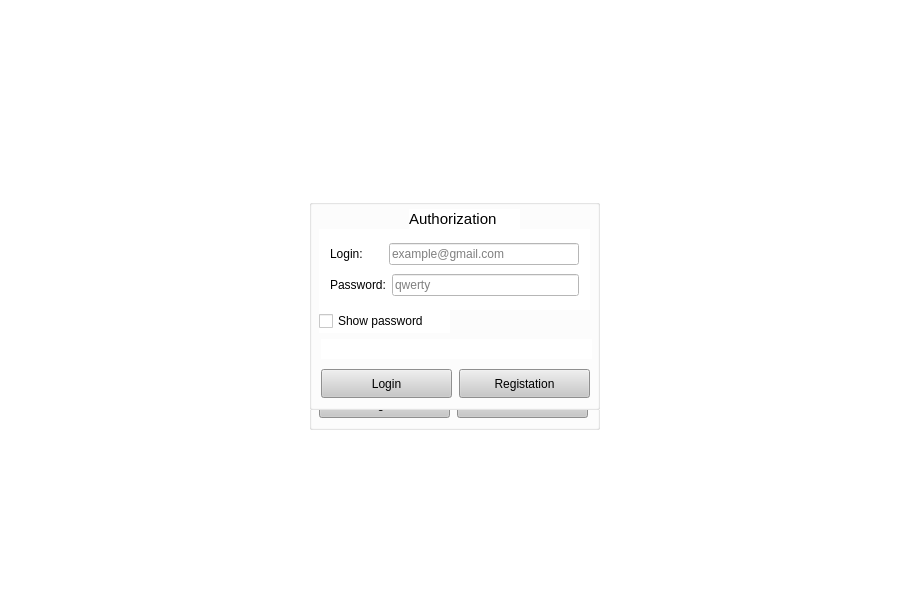
<?xml version="1.0" encoding="UTF-8"?>
<ui version="4.0">
 <class>MainWindow</class>
 <widget class="QMainWindow" name="MainWindow">
  <property name="geometry">
   <rect>
    <x>0</x>
    <y>0</y>
    <width>922</width>
    <height>599</height>
   </rect>
  </property>
  <property name="minimumSize">
   <size>
    <width>922</width>
    <height>599</height>
   </size>
  </property>
  <property name="maximumSize">
   <size>
    <width>922</width>
    <height>599</height>
   </size>
  </property>
  <property name="windowTitle">
   <string>Noted</string>
  </property>
  <property name="windowIcon">
   <iconset>
    <normaloff>../build-Noted-Desktop_Qt_6_3_2_MinGW_64_bit-Debug/debug/2109008.png</normaloff>../build-Noted-Desktop_Qt_6_3_2_MinGW_64_bit-Debug/debug/2109008.png</iconset>
  </property>
  <widget class="QWidget" name="centralWidget">
   <widget class="Line" name="horLine">
    <property name="geometry">
     <rect>
      <x>0</x>
      <y>270</y>
      <width>241</width>
      <height>16</height>
     </rect>
    </property>
    <property name="frameShadow">
     <enum>QFrame::Plain</enum>
    </property>
    <property name="lineWidth">
     <number>2</number>
    </property>
    <property name="midLineWidth">
     <number>1</number>
    </property>
    <property name="orientation">
     <enum>Qt::Horizontal</enum>
    </property>
   </widget>
   <widget class="Line" name="vertLine">
    <property name="geometry">
     <rect>
      <x>230</x>
      <y>-10</y>
      <width>20</width>
      <height>611</height>
     </rect>
    </property>
    <property name="frameShadow">
     <enum>QFrame::Plain</enum>
    </property>
    <property name="lineWidth">
     <number>2</number>
    </property>
    <property name="midLineWidth">
     <number>2</number>
    </property>
    <property name="orientation">
     <enum>Qt::Vertical</enum>
    </property>
   </widget>
   <widget class="QListWidget" name="noteList">
    <property name="geometry">
     <rect>
      <x>270</x>
      <y>60</y>
      <width>631</width>
      <height>481</height>
     </rect>
    </property>
    <property name="font">
     <font>
      <pointsize>12</pointsize>
     </font>
    </property>
    <property name="styleSheet">
     <string notr="true">background-color: rgb(240, 240, 240);</string>
    </property>
    <property name="frameShape">
     <enum>QFrame::NoFrame</enum>
    </property>
    <property name="frameShadow">
     <enum>QFrame::Raised</enum>
    </property>
   </widget>
   <widget class="QToolButton" name="toolButton">
    <property name="geometry">
     <rect>
      <x>860</x>
      <y>24</y>
      <width>41</width>
      <height>31</height>
     </rect>
    </property>
    <property name="font">
     <font>
      <pointsize>12</pointsize>
     </font>
    </property>
    <property name="text">
     <string>...</string>
    </property>
   </widget>
   <widget class="QLabel" name="listName">
    <property name="geometry">
     <rect>
      <x>270</x>
      <y>24</y>
      <width>631</width>
      <height>31</height>
     </rect>
    </property>
    <property name="font">
     <font>
      <pointsize>12</pointsize>
      <underline>false</underline>
     </font>
    </property>
    <property name="layoutDirection">
     <enum>Qt::LeftToRight</enum>
    </property>
    <property name="text">
     <string>List Name</string>
    </property>
    <property name="alignment">
     <set>Qt::AlignCenter</set>
    </property>
   </widget>
   <widget class="QPushButton" name="addNote">
    <property name="geometry">
     <rect>
      <x>270</x>
      <y>560</y>
      <width>311</width>
      <height>31</height>
     </rect>
    </property>
    <property name="font">
     <font>
      <pointsize>12</pointsize>
     </font>
    </property>
    <property name="text">
     <string>Add Note</string>
    </property>
   </widget>
   <widget class="QPushButton" name="addType">
    <property name="geometry">
     <rect>
      <x>18</x>
      <y>560</y>
      <width>101</width>
      <height>31</height>
     </rect>
    </property>
    <property name="font">
     <font>
      <pointsize>12</pointsize>
     </font>
    </property>
    <property name="text">
     <string>   Create list</string>
    </property>
   </widget>
   <widget class="QPushButton" name="complTasks">
    <property name="geometry">
     <rect>
      <x>20</x>
      <y>232</y>
      <width>201</width>
      <height>31</height>
     </rect>
    </property>
    <property name="font">
     <font>
      <pointsize>12</pointsize>
     </font>
    </property>
    <property name="text">
     <string>Completed Tasks</string>
    </property>
   </widget>
   <widget class="QPushButton" name="planT">
    <property name="geometry">
     <rect>
      <x>20</x>
      <y>190</y>
      <width>201</width>
      <height>31</height>
     </rect>
    </property>
    <property name="font">
     <font>
      <pointsize>12</pointsize>
     </font>
    </property>
    <property name="text">
     <string>Planned Tasks</string>
    </property>
   </widget>
   <widget class="QPushButton" name="impT">
    <property name="geometry">
     <rect>
      <x>20</x>
      <y>150</y>
      <width>201</width>
      <height>31</height>
     </rect>
    </property>
    <property name="font">
     <font>
      <pointsize>12</pointsize>
     </font>
    </property>
    <property name="text">
     <string>Important Tasks</string>
    </property>
   </widget>
   <widget class="QPushButton" name="dayT">
    <property name="geometry">
     <rect>
      <x>20</x>
      <y>112</y>
      <width>201</width>
      <height>31</height>
     </rect>
    </property>
    <property name="font">
     <font>
      <pointsize>12</pointsize>
     </font>
    </property>
    <property name="text">
     <string>Daily Tasks</string>
    </property>
   </widget>
   <widget class="QLabel" name="userName">
    <property name="geometry">
     <rect>
      <x>20</x>
      <y>70</y>
      <width>201</width>
      <height>31</height>
     </rect>
    </property>
    <property name="font">
     <font>
      <pointsize>10</pointsize>
     </font>
    </property>
    <property name="text">
     <string>User Name</string>
    </property>
   </widget>
   <widget class="QPushButton" name="editButton">
    <property name="geometry">
     <rect>
      <x>270</x>
      <y>560</y>
      <width>271</width>
      <height>31</height>
     </rect>
    </property>
    <property name="font">
     <font>
      <pointsize>12</pointsize>
     </font>
    </property>
    <property name="text">
     <string>Edit</string>
    </property>
   </widget>
   <widget class="QPushButton" name="returnButton">
    <property name="geometry">
     <rect>
      <x>630</x>
      <y>560</y>
      <width>271</width>
      <height>31</height>
     </rect>
    </property>
    <property name="font">
     <font>
      <pointsize>12</pointsize>
     </font>
    </property>
    <property name="text">
     <string>Return</string>
    </property>
   </widget>
   <widget class="QTextBrowser" name="textBrowser">
    <property name="geometry">
     <rect>
      <x>270</x>
      <y>270</y>
      <width>631</width>
      <height>281</height>
     </rect>
    </property>
    <property name="font">
     <font>
      <pointsize>12</pointsize>
     </font>
    </property>
   </widget>
   <widget class="QLineEdit" name="headerLine">
    <property name="geometry">
     <rect>
      <x>270</x>
      <y>210</y>
      <width>631</width>
      <height>31</height>
     </rect>
    </property>
    <property name="font">
     <font>
      <pointsize>12</pointsize>
     </font>
    </property>
   </widget>
   <widget class="QLabel" name="textText">
    <property name="geometry">
     <rect>
      <x>570</x>
      <y>240</y>
      <width>31</width>
      <height>31</height>
     </rect>
    </property>
    <property name="font">
     <font>
      <pointsize>12</pointsize>
     </font>
    </property>
    <property name="text">
     <string>Text</string>
    </property>
   </widget>
   <widget class="QLabel" name="headerText">
    <property name="geometry">
     <rect>
      <x>560</x>
      <y>180</y>
      <width>61</width>
      <height>31</height>
     </rect>
    </property>
    <property name="font">
     <font>
      <pointsize>12</pointsize>
     </font>
    </property>
    <property name="text">
     <string> Header</string>
    </property>
   </widget>
   <widget class="QDateTimeEdit" name="datePlanned">
    <property name="geometry">
     <rect>
      <x>550</x>
      <y>120</y>
      <width>181</width>
      <height>31</height>
     </rect>
    </property>
    <property name="font">
     <font>
      <pointsize>12</pointsize>
     </font>
    </property>
    <property name="dateTime">
     <datetime>
      <hour>0</hour>
      <minute>0</minute>
      <second>0</second>
      <year>2022</year>
      <month>12</month>
      <day>28</day>
     </datetime>
    </property>
    <property name="minimumDateTime">
     <datetime>
      <hour>0</hour>
      <minute>0</minute>
      <second>0</second>
      <year>2022</year>
      <month>12</month>
      <day>28</day>
     </datetime>
    </property>
    <property name="calendarPopup">
     <bool>true</bool>
    </property>
    <property name="timeSpec">
     <enum>Qt::LocalTime</enum>
    </property>
   </widget>
   <widget class="QLabel" name="planLabel">
    <property name="geometry">
     <rect>
      <x>550</x>
      <y>80</y>
      <width>101</width>
      <height>31</height>
     </rect>
    </property>
    <property name="font">
     <font>
      <pointsize>12</pointsize>
     </font>
    </property>
    <property name="text">
     <string>Planned at:</string>
    </property>
   </widget>
   <widget class="QCheckBox" name="boolPlanned">
    <property name="geometry">
     <rect>
      <x>280</x>
      <y>80</y>
      <width>101</width>
      <height>17</height>
     </rect>
    </property>
    <property name="font">
     <font>
      <pointsize>12</pointsize>
     </font>
    </property>
    <property name="text">
     <string>Planned</string>
    </property>
   </widget>
   <widget class="QCheckBox" name="boolCompleted">
    <property name="geometry">
     <rect>
      <x>280</x>
      <y>100</y>
      <width>101</width>
      <height>17</height>
     </rect>
    </property>
    <property name="font">
     <font>
      <pointsize>12</pointsize>
     </font>
    </property>
    <property name="text">
     <string>Completed</string>
    </property>
   </widget>
   <widget class="QCheckBox" name="boolImportant">
    <property name="geometry">
     <rect>
      <x>280</x>
      <y>120</y>
      <width>101</width>
      <height>17</height>
     </rect>
    </property>
    <property name="font">
     <font>
      <pointsize>12</pointsize>
     </font>
    </property>
    <property name="text">
     <string>Important</string>
    </property>
   </widget>
   <widget class="QPushButton" name="applyButton">
    <property name="geometry">
     <rect>
      <x>270</x>
      <y>560</y>
      <width>271</width>
      <height>31</height>
     </rect>
    </property>
    <property name="font">
     <font>
      <pointsize>12</pointsize>
     </font>
    </property>
    <property name="text">
     <string>Apply Changes</string>
    </property>
   </widget>
   <widget class="QPushButton" name="addTypeApply">
    <property name="geometry">
     <rect>
      <x>270</x>
      <y>560</y>
      <width>631</width>
      <height>31</height>
     </rect>
    </property>
    <property name="font">
     <font>
      <pointsize>12</pointsize>
     </font>
    </property>
    <property name="text">
     <string>Apply</string>
    </property>
   </widget>
   <widget class="QPushButton" name="addNoteApply">
    <property name="geometry">
     <rect>
      <x>270</x>
      <y>560</y>
      <width>311</width>
      <height>31</height>
     </rect>
    </property>
    <property name="font">
     <font>
      <pointsize>12</pointsize>
     </font>
    </property>
    <property name="text">
     <string>Apply</string>
    </property>
   </widget>
   <widget class="QWidget" name="gridLayoutWidget">
    <property name="geometry">
     <rect>
      <x>20</x>
      <y>300</y>
      <width>203</width>
      <height>251</height>
     </rect>
    </property>
    <layout class="QGridLayout" name="buttonGroup">
     <item row="3" column="0">
      <widget class="QPushButton" name="btnList4">
       <property name="sizePolicy">
        <sizepolicy hsizetype="Minimum" vsizetype="Fixed">
         <horstretch>201</horstretch>
         <verstretch>31</verstretch>
        </sizepolicy>
       </property>
       <property name="minimumSize">
        <size>
         <width>201</width>
         <height>31</height>
        </size>
       </property>
       <property name="maximumSize">
        <size>
         <width>201</width>
         <height>31</height>
        </size>
       </property>
       <property name="font">
        <font>
         <pointsize>12</pointsize>
        </font>
       </property>
       <property name="text">
        <string>List4</string>
       </property>
      </widget>
     </item>
     <item row="6" column="0">
      <widget class="QWidget" name="widget" native="true"/>
     </item>
     <item row="0" column="0">
      <widget class="QPushButton" name="btnList1">
       <property name="sizePolicy">
        <sizepolicy hsizetype="Minimum" vsizetype="Fixed">
         <horstretch>201</horstretch>
         <verstretch>31</verstretch>
        </sizepolicy>
       </property>
       <property name="minimumSize">
        <size>
         <width>201</width>
         <height>31</height>
        </size>
       </property>
       <property name="maximumSize">
        <size>
         <width>201</width>
         <height>31</height>
        </size>
       </property>
       <property name="font">
        <font>
         <pointsize>12</pointsize>
        </font>
       </property>
       <property name="text">
        <string>List1</string>
       </property>
      </widget>
     </item>
     <item row="4" column="0">
      <widget class="QPushButton" name="btnList5">
       <property name="sizePolicy">
        <sizepolicy hsizetype="Minimum" vsizetype="Fixed">
         <horstretch>201</horstretch>
         <verstretch>31</verstretch>
        </sizepolicy>
       </property>
       <property name="minimumSize">
        <size>
         <width>201</width>
         <height>31</height>
        </size>
       </property>
       <property name="maximumSize">
        <size>
         <width>201</width>
         <height>31</height>
        </size>
       </property>
       <property name="font">
        <font>
         <pointsize>12</pointsize>
        </font>
       </property>
       <property name="text">
        <string>List5</string>
       </property>
      </widget>
     </item>
     <item row="1" column="0">
      <widget class="QPushButton" name="btnList2">
       <property name="sizePolicy">
        <sizepolicy hsizetype="Minimum" vsizetype="Fixed">
         <horstretch>201</horstretch>
         <verstretch>31</verstretch>
        </sizepolicy>
       </property>
       <property name="minimumSize">
        <size>
         <width>201</width>
         <height>31</height>
        </size>
       </property>
       <property name="maximumSize">
        <size>
         <width>201</width>
         <height>31</height>
        </size>
       </property>
       <property name="font">
        <font>
         <pointsize>12</pointsize>
        </font>
       </property>
       <property name="text">
        <string>List2</string>
       </property>
      </widget>
     </item>
     <item row="2" column="0">
      <widget class="QPushButton" name="btnList3">
       <property name="sizePolicy">
        <sizepolicy hsizetype="Minimum" vsizetype="Fixed">
         <horstretch>201</horstretch>
         <verstretch>31</verstretch>
        </sizepolicy>
       </property>
       <property name="minimumSize">
        <size>
         <width>201</width>
         <height>31</height>
        </size>
       </property>
       <property name="maximumSize">
        <size>
         <width>201</width>
         <height>31</height>
        </size>
       </property>
       <property name="font">
        <font>
         <pointsize>12</pointsize>
        </font>
       </property>
       <property name="text">
        <string>List3</string>
       </property>
      </widget>
     </item>
     <item row="5" column="0">
      <widget class="QPushButton" name="btnList6">
       <property name="sizePolicy">
        <sizepolicy hsizetype="Minimum" vsizetype="Fixed">
         <horstretch>201</horstretch>
         <verstretch>31</verstretch>
        </sizepolicy>
       </property>
       <property name="minimumSize">
        <size>
         <width>201</width>
         <height>31</height>
        </size>
       </property>
       <property name="maximumSize">
        <size>
         <width>201</width>
         <height>31</height>
        </size>
       </property>
       <property name="font">
        <font>
         <pointsize>12</pointsize>
        </font>
       </property>
       <property name="text">
        <string>List6</string>
       </property>
      </widget>
     </item>
    </layout>
   </widget>
   <widget class="QLabel" name="labelPhoto">
    <property name="geometry">
     <rect>
      <x>20</x>
      <y>10</y>
      <width>71</width>
      <height>61</height>
     </rect>
    </property>
    <property name="text">
     <string/>
    </property>
    <property name="scaledContents">
     <bool>true</bool>
    </property>
   </widget>
   <widget class="QPushButton" name="loadPhotoButton">
    <property name="geometry">
     <rect>
      <x>110</x>
      <y>30</y>
      <width>91</width>
      <height>29</height>
     </rect>
    </property>
    <property name="text">
     <string>Load photo</string>
    </property>
   </widget>
   <widget class="QPushButton" name="deleteType">
    <property name="geometry">
     <rect>
      <x>123</x>
      <y>560</y>
      <width>101</width>
      <height>31</height>
     </rect>
    </property>
    <property name="font">
     <font>
      <pointsize>12</pointsize>
     </font>
    </property>
    <property name="text">
     <string>Delete list</string>
    </property>
   </widget>
   <widget class="QWidget" name="screenWidget" native="true">
    <property name="geometry">
     <rect>
      <x>-1</x>
      <y>-1</y>
      <width>931</width>
      <height>601</height>
     </rect>
    </property>
    <property name="styleSheet">
     <string notr="true">background-color: rgb(255, 255, 255);</string>
    </property>
    <widget class="QGroupBox" name="authGroupBox">
     <property name="geometry">
      <rect>
       <x>310</x>
       <y>200</y>
       <width>291</width>
       <height>211</height>
      </rect>
     </property>
     <property name="styleSheet">
      <string notr="true">background-color: rgb(255, 255, 255);</string>
     </property>
     <property name="title">
      <string/>
     </property>
     <property name="flat">
      <bool>false</bool>
     </property>
     <widget class="QPushButton" name="loginButton">
      <property name="geometry">
       <rect>
        <x>12</x>
        <y>170</y>
        <width>131</width>
        <height>29</height>
       </rect>
      </property>
      <property name="styleSheet">
       <string notr="true">background-color: #c8c8c8;</string>
      </property>
      <property name="text">
       <string>Login</string>
      </property>
     </widget>
     <widget class="QPushButton" name="registrationButton">
      <property name="geometry">
       <rect>
        <x>150</x>
        <y>170</y>
        <width>131</width>
        <height>29</height>
       </rect>
      </property>
      <property name="styleSheet">
       <string notr="true">background-color: #c8c8c8;</string>
      </property>
      <property name="text">
       <string>Registation</string>
      </property>
     </widget>
     <widget class="QWidget" name="layoutWidget">
      <property name="geometry">
       <rect>
        <x>10</x>
        <y>30</y>
        <width>271</width>
        <height>81</height>
       </rect>
      </property>
      <layout class="QVBoxLayout" name="verticalLayout">
       <item>
        <layout class="QHBoxLayout" name="horizontalLayout_2">
         <item>
          <widget class="QLabel" name="authLoginLabel">
           <property name="text">
            <string>Login:      </string>
           </property>
          </widget>
         </item>
         <item>
          <widget class="QLineEdit" name="authLoginLineEdit">
           <property name="placeholderText">
            <string>example@gmail.com</string>
           </property>
          </widget>
         </item>
        </layout>
       </item>
       <item>
        <layout class="QHBoxLayout" name="horizontalLayout">
         <item>
          <widget class="QLabel" name="authPassLabel">
           <property name="text">
            <string>Password:</string>
           </property>
          </widget>
         </item>
         <item>
          <widget class="QLineEdit" name="authPassLineEdit">
           <property name="echoMode">
            <enum>QLineEdit::Password</enum>
           </property>
           <property name="placeholderText">
            <string>qwerty</string>
           </property>
          </widget>
         </item>
        </layout>
       </item>
      </layout>
     </widget>
     <widget class="QLabel" name="authLabel">
      <property name="geometry">
       <rect>
        <x>100</x>
        <y>10</y>
        <width>111</width>
        <height>20</height>
       </rect>
      </property>
      <property name="font">
       <font>
        <pointsize>11</pointsize>
       </font>
      </property>
      <property name="text">
       <string>Authorization</string>
      </property>
     </widget>
     <widget class="QCheckBox" name="authShowPass">
      <property name="geometry">
       <rect>
        <x>10</x>
        <y>110</y>
        <width>131</width>
        <height>24</height>
       </rect>
      </property>
      <property name="text">
       <string>Show password</string>
      </property>
     </widget>
     <widget class="QLabel" name="authWarningLabel">
      <property name="geometry">
       <rect>
        <x>12</x>
        <y>140</y>
        <width>271</width>
        <height>20</height>
       </rect>
      </property>
      <property name="styleSheet">
       <string notr="true">color: red;</string>
      </property>
      <property name="text">
       <string/>
      </property>
     </widget>
    </widget>
    <widget class="QGroupBox" name="regGroupBox">
     <property name="geometry">
      <rect>
       <x>310</x>
       <y>200</y>
       <width>291</width>
       <height>231</height>
      </rect>
     </property>
     <property name="title">
      <string/>
     </property>
     <widget class="QLabel" name="authLabel_2">
      <property name="geometry">
       <rect>
        <x>100</x>
        <y>10</y>
        <width>111</width>
        <height>20</height>
       </rect>
      </property>
      <property name="font">
       <font>
        <pointsize>11</pointsize>
       </font>
      </property>
      <property name="text">
       <string>Registration</string>
      </property>
     </widget>
     <widget class="QWidget" name="layoutWidget">
      <property name="geometry">
       <rect>
        <x>10</x>
        <y>30</y>
        <width>271</width>
        <height>100</height>
       </rect>
      </property>
      <layout class="QVBoxLayout" name="verticalLayout_2">
       <item>
        <layout class="QHBoxLayout" name="horizontalLayout_3">
         <item>
          <widget class="QLabel" name="regLoginLabel">
           <property name="text">
            <string>Login:      </string>
           </property>
          </widget>
         </item>
         <item>
          <widget class="QLineEdit" name="regLoginLineEdit">
           <property name="placeholderText">
            <string>example@gmail.com</string>
           </property>
          </widget>
         </item>
        </layout>
       </item>
       <item>
        <layout class="QHBoxLayout" name="horizontalLayout_5">
         <item>
          <widget class="QLabel" name="regPasslabel">
           <property name="text">
            <string>Password:</string>
           </property>
          </widget>
         </item>
         <item>
          <widget class="QLineEdit" name="regPassLineEdit">
           <property name="echoMode">
            <enum>QLineEdit::Password</enum>
           </property>
           <property name="placeholderText">
            <string>qwerty</string>
           </property>
          </widget>
         </item>
        </layout>
       </item>
       <item>
        <layout class="QHBoxLayout" name="horizontalLayout_4">
         <item>
          <widget class="QLabel" name="regRepeatpassLabel">
           <property name="text">
            <string>Repeat password:</string>
           </property>
          </widget>
         </item>
         <item>
          <widget class="QLineEdit" name="regRepeatpassLineEdit">
           <property name="echoMode">
            <enum>QLineEdit::Password</enum>
           </property>
           <property name="placeholderText">
            <string>qwerty</string>
           </property>
          </widget>
         </item>
        </layout>
       </item>
      </layout>
     </widget>
     <widget class="QPushButton" name="registerButton">
      <property name="geometry">
       <rect>
        <x>10</x>
        <y>190</y>
        <width>131</width>
        <height>29</height>
       </rect>
      </property>
      <property name="styleSheet">
       <string notr="true">background-color: #c8c8c8;</string>
      </property>
      <property name="text">
       <string>Register</string>
      </property>
     </widget>
     <widget class="QPushButton" name="authorizationButton">
      <property name="geometry">
       <rect>
        <x>148</x>
        <y>190</y>
        <width>131</width>
        <height>29</height>
       </rect>
      </property>
      <property name="styleSheet">
       <string notr="true">background-color: #c8c8c8;</string>
      </property>
      <property name="text">
       <string>Authorization</string>
      </property>
     </widget>
     <widget class="QCheckBox" name="regShowPass">
      <property name="geometry">
       <rect>
        <x>10</x>
        <y>130</y>
        <width>131</width>
        <height>24</height>
       </rect>
      </property>
      <property name="text">
       <string>Show password</string>
      </property>
     </widget>
     <widget class="QLabel" name="regWarningLabel">
      <property name="geometry">
       <rect>
        <x>10</x>
        <y>160</y>
        <width>271</width>
        <height>20</height>
       </rect>
      </property>
      <property name="styleSheet">
       <string notr="true">color: red;</string>
      </property>
      <property name="text">
       <string/>
      </property>
     </widget>
    </widget>
    <zorder>regGroupBox</zorder>
    <zorder>authGroupBox</zorder>
   </widget>
   <widget class="QPushButton" name="cancelNote">
    <property name="geometry">
     <rect>
      <x>590</x>
      <y>560</y>
      <width>311</width>
      <height>31</height>
     </rect>
    </property>
    <property name="font">
     <font>
      <pointsize>12</pointsize>
     </font>
    </property>
    <property name="text">
     <string>Cancel</string>
    </property>
   </widget>
   <widget class="QPushButton" name="removeNote">
    <property name="geometry">
     <rect>
      <x>590</x>
      <y>560</y>
      <width>311</width>
      <height>31</height>
     </rect>
    </property>
    <property name="font">
     <font>
      <pointsize>12</pointsize>
     </font>
    </property>
    <property name="text">
     <string>Remove note</string>
    </property>
   </widget>
   <zorder>removeNote</zorder>
   <zorder>addTypeApply</zorder>
   <zorder>noteList</zorder>
   <zorder>horLine</zorder>
   <zorder>vertLine</zorder>
   <zorder>listName</zorder>
   <zorder>addNote</zorder>
   <zorder>addType</zorder>
   <zorder>complTasks</zorder>
   <zorder>planT</zorder>
   <zorder>impT</zorder>
   <zorder>dayT</zorder>
   <zorder>userName</zorder>
   <zorder>editButton</zorder>
   <zorder>returnButton</zorder>
   <zorder>textBrowser</zorder>
   <zorder>headerLine</zorder>
   <zorder>textText</zorder>
   <zorder>headerText</zorder>
   <zorder>datePlanned</zorder>
   <zorder>planLabel</zorder>
   <zorder>boolPlanned</zorder>
   <zorder>boolCompleted</zorder>
   <zorder>boolImportant</zorder>
   <zorder>applyButton</zorder>
   <zorder>addNoteApply</zorder>
   <zorder>gridLayoutWidget</zorder>
   <zorder>labelPhoto</zorder>
   <zorder>loadPhotoButton</zorder>
   <zorder>toolButton</zorder>
   <zorder>deleteType</zorder>
   <zorder>cancelNote</zorder>
   <zorder>screenWidget</zorder>
  </widget>
 </widget>
 <layoutdefault spacing="6" margin="11"/>
 <resources/>
 <connections/>
</ui>
